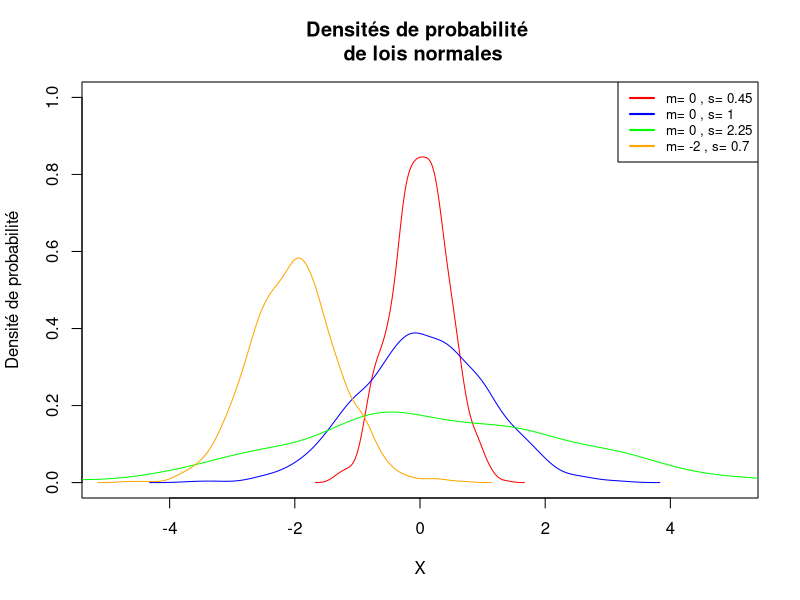
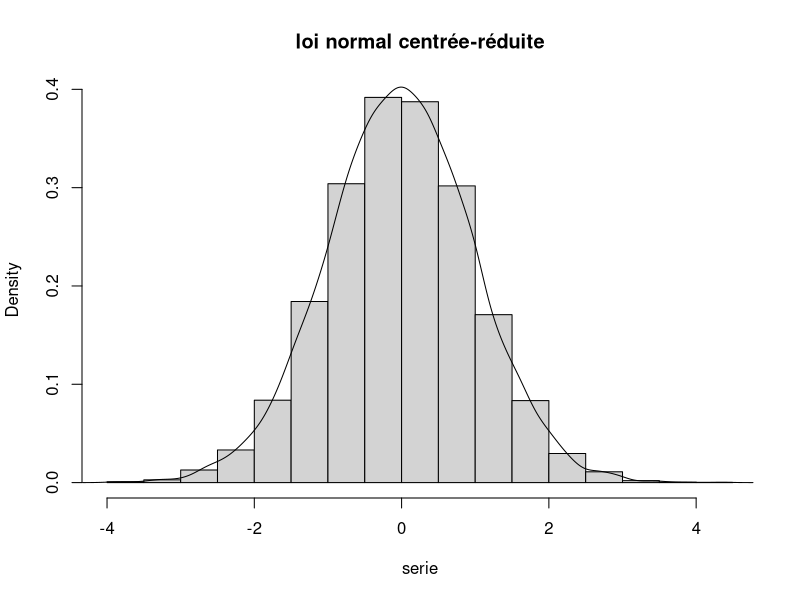

These charts were generated, in order, by the following R code: (Note: this script raises an error after producing the figures.)
#Exercice 1
#Q1)
par(mfrow = c(1,1))
plot(NA, xlim=c(-5, 5), ylim=c(0, 1), xlab="X", 
     ylab="Densité de probabilité", 
     main="Densités de probabilité \n de lois normales")

#Q2)
moyennes=c(0,0,0,-2)
sigmas=c(0.45,1,2.25,0.7)
colors=c("red", "blue", "green", "orange")
legend_labels <- c()
for (i in 1:length(moyennes)) {
  serie=rnorm(n=1000,
              mean=moyennes[i],
              sd=sigmas[i])
  lines(density(serie),col=colors[i])
  legend_labels=c(legend_labels,paste("m=",moyennes[i],",","s=",sigmas[i]))
}


legend("topright", legend=legend_labels, col=colors, lwd=2, cex=0.8)

#Q3)
serie=rnorm(10000,mean=0,sd=1)

#Q4)

hist(serie,main="loi normal centrée-réduite",probability =TRUE)
lines(density(serie))

#Q5)

median(serie)

#Q6)

quant=seq(0.1,0.9, by=0.1)
quantile(serie,probs=quant)

#Q7)

quant=seq(0.01,0.99, by=0.01)
quantile(serie,probs=quant)

#Q8)

qnorm(0.95,0,1)
pnorm(1.644854,0,1)

#Q9)

qnorm(p = 0.975, mean = 0, sd = 1)

#Q10)

qnorm(p = 0.975, mean = 0, sd = 1)

pnorm(1.959964,0,1)

#Exercice 2)

#Q1)

#valeur de 0.0 a 3.9 de la table loi normale
seqq=seq(from = 0.0, to = 3.9, by = 0.1)
probas=c()
for (i in seqq){

  proba=pnorm(q=i, mean = 0,sd = 1)
  #on rajoute les probas a chaque fois au cevteur
  probas=c(probas,proba)
  probas=round(probas,digits=4)
}

print(probas)


#Q2)
#valeur de 0.00 a 3.99 de la table loi normale
seq_colonne=seq(from = 0.00, to = 0.09, by = 0.01)
seq_lignes=seq(from = 0, to = 3.9, by = 0.1)

resultat=NULL

for (j in seq_colonne){
  probas=c()

  for(i in seq_lignes){
    quantile=i+j
    proba=pnorm(quantile,0,1)
    probas=c(probas,proba)
    probas=round(probas,digits=4)
  }
resultat=cbind(resultat,probas)
}
print(resultat)
#Q3)
class(resultat)
table = data.frame(resultat)
colnames(table) = indices_colones
rownames(table) = indices_lignes
View(table)

#Exercice 3)

population=rnorm(10000000,171,9)
#Q2)

mean(population)
sd(population)

#Q3)
hist(population,main="Répartition population normale",
     col="red")

#Q4)
pop190=population[population<190]
length(pop190)
length(pop190)/length(population)

pnorm(190,171,9)*10000000

#Q5)
pop200=population[population>=200]
length(pop200)
length(pop200)/length(population)

(1-pnorm(200,171,9))*10000000
